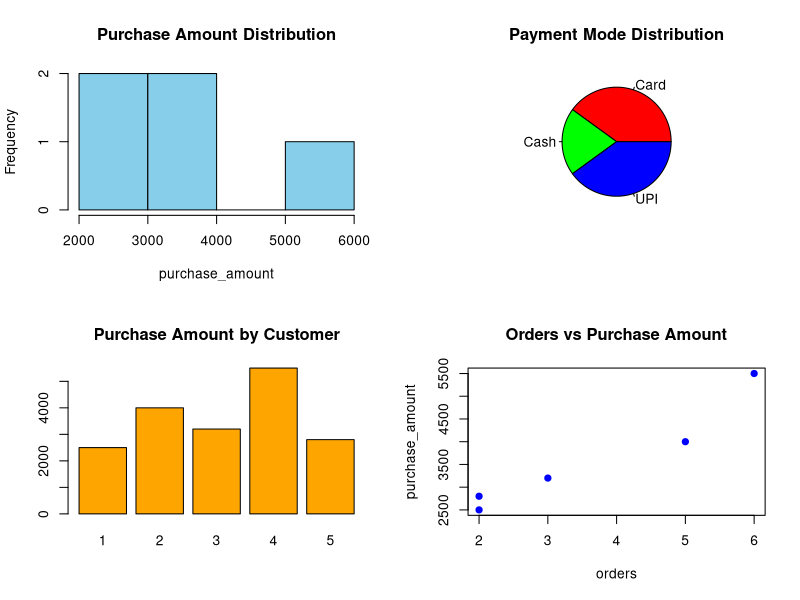

R code for this plot:
# Online Shopping Dataset

customer <- c(1,2,3,4,5)
purchase_amount <- c(2500,4000,3200,5500,2800)
orders <- c(2,5,3,6,2)
payment_mode <- c("UPI","Card","UPI","Cash","Card")

par(mfrow=c(2,2))

# Histogram
hist(purchase_amount,
     col="skyblue",
     main="Purchase Amount Distribution")

# Pie Chart
pie(table(payment_mode),
    col=rainbow(3),
    main="Payment Mode Distribution")

# Bar Chart
barplot(purchase_amount,
        names.arg=customer,
        col="orange",
        main="Purchase Amount by Customer")

# Scatter Plot
plot(orders,purchase_amount,
     pch=19,
     col="blue",
     main="Orders vs Purchase Amount")

par(mfrow=c(1,1))
